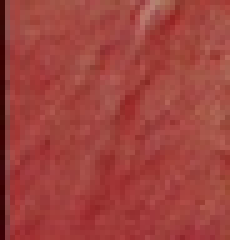
#> input picture CutRE/noDM-RE/096-0000609.jpg, 46 x 48 px (shown 5 times larger); its folder holds only this picture in this run
$ python brillo_CaracteNO.py
#> lines starting #> are read from the running program, lines starting #| are printed output that depends on the picture
### CutRE/noDM-RE/contrasbrillo.py
# -*- coding: utf-8 -*-
"""
Created on Thu Jul 18 20:07:00 2019

@author: Nataly
"""
import numpy as np
def contraste(img):
    im11 = img
    #arreglo = np.array(im11.size)
    #print(im11.size)
    #total = arreglo[0] * arreglo[1]
    arreglo=im11.shape
    #arreglo=list(arreglo)
    total = arreglo[0] * arreglo[1]
    i = 0
    suma = 0
    while i < arreglo[0]:
        j = 0
        while j < arreglo[1]:
            suma = suma + im11[i, j]
            j+=1
        i+=1
    brillo = suma / total
    i = 0
    while i < arreglo[0]:
        j = 0
        while j < arreglo[1]:
            aux = im11[i, j] - brillo
            suma = suma + aux
            j+=1
        i+=1
    cont = suma * suma
    cont = np.sqrt(suma / total)
    #print(cont)
    contraste = int(cont)
    #print("El contraste de la imagen es: ", contraste)
    return contraste

def brillo(img):
    im10 = img
    arreglo=im10.shape
    #arreglo=list(arreglo)
    total = arreglo[0] * arreglo[1]
    i = 0
    suma = 0
    while i < arreglo[0]:
        j = 0
        while j < arreglo[1]:
            suma = suma + im10[i, j]
            j+=1
        i+=1
    brillo = suma / total
    brillo = int(brillo)
    #print("El brillo de la imagen es: ", brillo)

### CutRE/noDM-RE/brillo_CaracteNO.py
# -*- coding: utf-8 -*-
"""
Created on Sun Aug  4 00:27:48 2019

@author: Usuario
"""

import cv2
#import pylab as plt
#from matplotlib import pyplot as plt
import numpy as np
import glob
import pandas as pd
#from scipy import stats
from contrasbrillo import contraste, brillo

brilloop2= []
brillomedia = []
contras = []


for image in glob.glob('*.jpg'):
    #image = '00002.jpg'
    im = cv2.imread(image)
#> im is the input picture: shape (48, 46, 3); mean B, G, R 62.1, 66.9, 159.4
    R,G,B=cv2.split(im)
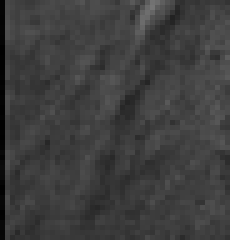
#> R: shape (48, 46) (shown 5 times larger); min 0, max 117, mean 62.1
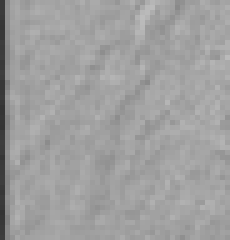
#> B: shape (48, 46) (shown 5 times larger); min 50, max 188, mean 159.4
    w,h,ch=im.shape
#> w = 48; h = 46; ch = 3
    brillon=np.sqrt(0.241*R**2+0.691*G**2+0.068*B**2)/(w*h)
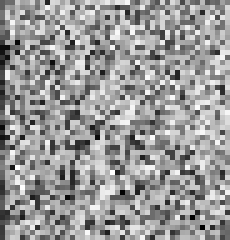
#> brillon: shape (48, 46) float64 (shown 5 times larger); min 0.000445, max 0.00709, mean 0.00445; drawn with min black and max white
    brillomedia.append(np.mean(brillon))
    img=cv2.cvtColor(im,cv2.COLOR_RGB2GRAY)

    contras.append(contraste(img))
#> after the loop in contraste, `while i < arreglo[0]:`: i = 48; suma = 167861
#> in contraste, `brillo = suma / total`: brillo = 76.02
#> after the loop in contraste, `while i < arreglo[0]:`: i = 48; suma = 167861
#> in contraste, `cont = suma * suma`: cont = 2.82e+10
#> in contraste, `cont = np.sqrt(suma / total)`: cont = 8.72
#> in contraste, `contraste = int(cont)`: contraste = 8
    brilloop2.append(brillo(img))
#> after the loop in brillo, `while i < arreglo[0]:`: i = 48; suma = 167861
#> in brillo, `brillo = suma / total`: brillo = 76.02
#> in brillo, `brillo = int(brillo)`: brillo = 76

datos = {'Brillo Opción 1':brillomedia,
         #'Brillo Opción 2':brilloop2,
         'Contraste':contras}
#> datos = {'Brillo Opción 1': [0.00445], 'Contraste': [8]}

datos = pd.DataFrame(datos)
#> datos = table of 1 rows and 2 columns
datos.to_excel('Características_brilloNO.xlsx')
    #plt.imshow(brillo,'Greys')
    #plt.show()
    #print(brillo)

$ run again, on CutRE/noDM-RE/322288-0000571.jpg
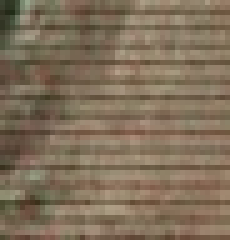
#> input picture CutRE/noDM-RE/322288-0000571.jpg, 46 x 48 px (shown 5 times larger)
#> im is the input picture: shape (48, 46, 3); mean B, G, R 89.9, 111.3, 128.3
#> `R,G,B=cv2.split(im)`:
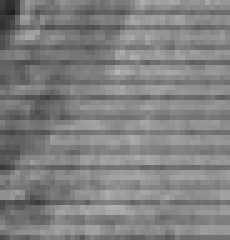
#> B: shape (48, 46) (shown 5 times larger); min 32, max 180, mean 128.3
#> `brillon=np.sqrt(0.241*R**2+0.691*G**2+0.068*B**2)/(w*h)`:
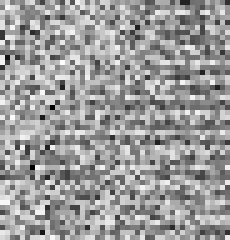
#> brillon: shape (48, 46) float64 (shown 5 times larger); min 0, max 0.00704, mean 0.00431; drawn with min black and max white
#> after the loop in contraste, `while i < arreglo[0]:`: i = 48; suma = 235886
#> in contraste, `brillo = suma / total`: brillo = 106.8
#> after the loop in contraste, `while i < arreglo[0]:`: i = 48; suma = 235886
#> in contraste, `cont = suma * suma`: cont = 5.56e+10
#> in contraste, `cont = np.sqrt(suma / total)`: cont = 10.34
#> contraste = 10
#> after the loop in brillo, `while i < arreglo[0]:`: i = 48; suma = 235886
#> in brillo, `brillo = suma / total`: brillo = 106.8
#> in brillo, `brillo = int(brillo)`: brillo = 106
#> `datos = {'Brillo Opción 1':brillomedia, #'Brillo Opción 2':brilloop2, ..`: datos = {'Brillo Opción 1': [0.00431], 'Contraste': [10]}
#> `datos = pd.DataFrame(datos)`: datos = table of 1 rows and 2 columns

$ run again, on CutRE/noDM-RE/322432-0000563.jpg
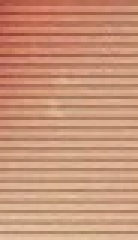
#> input picture CutRE/noDM-RE/322432-0000563.jpg, 46 x 80 px (shown 3 times larger)
#> im is the input picture: shape (80, 46, 3); mean B, G, R 121.1, 148.7, 200.7
#> `R,G,B=cv2.split(im)`:
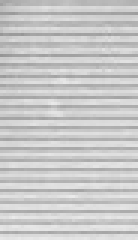
#> B: shape (80, 46) (shown 3 times larger); min 149, max 234, mean 200.7
#> `brillon=np.sqrt(0.241*R**2+0.691*G**2+0.068*B**2)/(w*h)`:
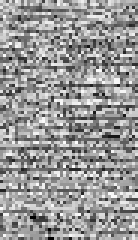
#> brillon: shape (80, 46) float64 (shown 3 times larger); min 0.000283, max 0.00415, mean 0.00259; drawn with min black and max white
#> after the loop in contraste, `while i < arreglo[0]:`: i = 80; suma = 538464
#> in contraste, `brillo = suma / total`: brillo = 146.3
#> after the loop in contraste, `while i < arreglo[0]:`: i = 80; suma = 538464
#> in contraste, `cont = suma * suma`: cont = 2.9e+11
#> in contraste, `cont = np.sqrt(suma / total)`: cont = 12.1
#> contraste = 12
#> after the loop in brillo, `while i < arreglo[0]:`: i = 80; suma = 538464
#> in brillo, `brillo = suma / total`: brillo = 146.3
#> in brillo, `brillo = int(brillo)`: brillo = 146
#> `datos = {'Brillo Opción 1':brillomedia, #'Brillo Opción 2':brilloop2, ..`: datos = {'Brillo Opción 1': [0.00259], 'Contraste': [12]}
#> `datos = pd.DataFrame(datos)`: datos = table of 1 rows and 2 columns

$ run again, on CutRE/noDM-RE/138288-0000568.jpg
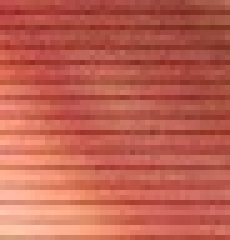
#> input picture CutRE/noDM-RE/138288-0000568.jpg, 46 x 48 px (shown 5 times larger)
#> im is the input picture: shape (48, 46, 3); mean B, G, R 81.3, 96.6, 191
#> `R,G,B=cv2.split(im)`:
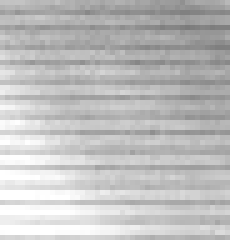
#> B: shape (48, 46) (shown 5 times larger); min 123, max 255, mean 191
#> `brillon=np.sqrt(0.241*R**2+0.691*G**2+0.068*B**2)/(w*h)`:
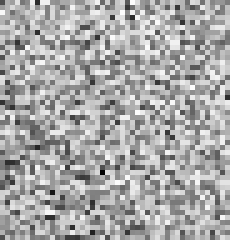
#> brillon: shape (48, 46) float64 (shown 5 times larger); min 0, max 0.00705, mean 0.00466; drawn with min black and max white
#> after the loop in contraste, `while i < arreglo[0]:`: i = 48; suma = 226871
#> in contraste, `brillo = suma / total`: brillo = 102.7
#> after the loop in contraste, `while i < arreglo[0]:`: i = 48; suma = 226871
#> in contraste, `cont = suma * suma`: cont = 5.15e+10
#> in contraste, `cont = np.sqrt(suma / total)`: cont = 10.14
#> contraste = 10
#> after the loop in brillo, `while i < arreglo[0]:`: i = 48; suma = 226871
#> in brillo, `brillo = suma / total`: brillo = 102.7
#> in brillo, `brillo = int(brillo)`: brillo = 102
#> `datos = {'Brillo Opción 1':brillomedia, #'Brillo Opción 2':brilloop2, ..`: datos = {'Brillo Opción 1': [0.00466], 'Contraste': [10]}
#> `datos = pd.DataFrame(datos)`: datos = table of 1 rows and 2 columns

$ run again, on CutRE/noDM-RE/138288-0000570.jpg
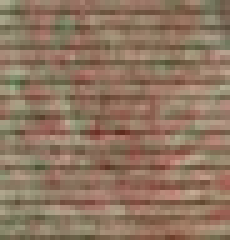
#> input picture CutRE/noDM-RE/138288-0000570.jpg, 46 x 48 px (shown 5 times larger)
#> im is the input picture: shape (48, 46, 3); mean B, G, R 96.3, 117.3, 143
#> `R,G,B=cv2.split(im)`:
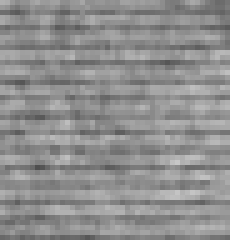
#> B: shape (48, 46) (shown 5 times larger); min 79, max 199, mean 143
#> `brillon=np.sqrt(0.241*R**2+0.691*G**2+0.068*B**2)/(w*h)`:
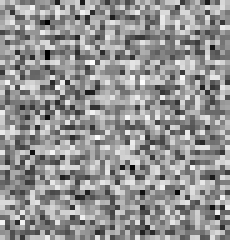
#> brillon: shape (48, 46) float64 (shown 5 times larger); min 0.000472, max 0.00699, mean 0.00424; drawn with min black and max white
#> after the loop in contraste, `while i < arreglo[0]:`: i = 48; suma = 251507
#> in contraste, `brillo = suma / total`: brillo = 113.9
#> after the loop in contraste, `while i < arreglo[0]:`: i = 48; suma = 251507
#> in contraste, `cont = suma * suma`: cont = 6.33e+10
#> in contraste, `cont = np.sqrt(suma / total)`: cont = 10.67
#> contraste = 10
#> after the loop in brillo, `while i < arreglo[0]:`: i = 48; suma = 251507
#> in brillo, `brillo = suma / total`: brillo = 113.9
#> in brillo, `brillo = int(brillo)`: brillo = 113
#> `datos = {'Brillo Opción 1':brillomedia, #'Brillo Opción 2':brilloop2, ..`: datos = {'Brillo Opción 1': [0.00424], 'Contraste': [10]}
#> `datos = pd.DataFrame(datos)`: datos = table of 1 rows and 2 columns
